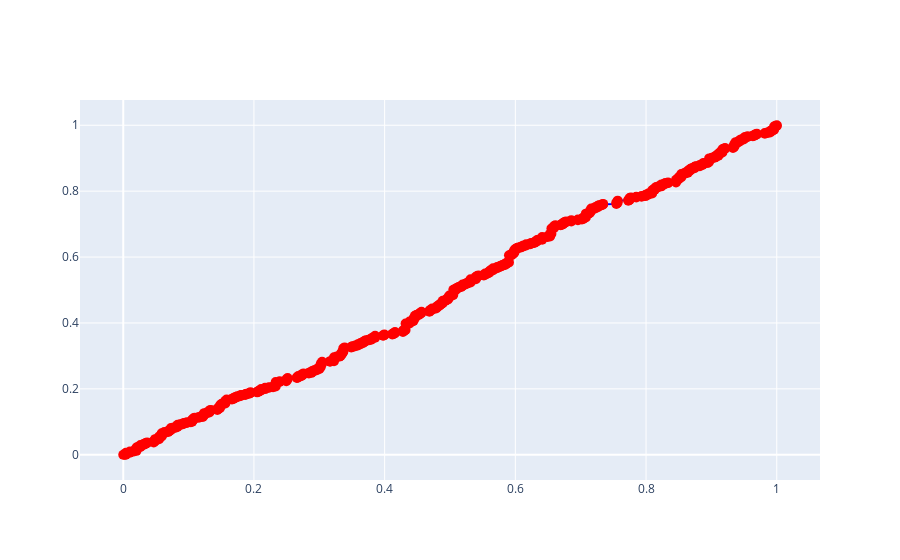

Notebook cell for this chart:
### Code cell
import plotly.graph_objects as go
from sklearn.metrics import roc_curve

# Calculate the true positive rate and false positive rate at various thresholds
fpr, tpr, thresholds = roc_curve(y_true, y_pred)

# Plot the resulting points as a scatter plot
fig = go.Figure()
fig.add_trace(go.Scatter(x=fpr, y=tpr))

# Customize the appearance of the curve
fig.update_traces(mode='lines+markers',
                  line=dict(color='blue', width=2),
                  marker=dict(size=10, color='red'))

# Show the figure
fig.show()

### Figure 1 — Plotly figure (JSON) as saved in the notebook; plotly's stock layout.template omitted (floating-point values rounded to 4 significant figures; data arrays with more than 128 entries replaced by an {"elided": "..."} marker saying what was removed)
{"data": [{"line": {"color": "blue", "width": 2}, "marker": {"color": "red", "size": 10}, "mode": "lines+markers", "type": "scatter", "x": {"elided": "520 float values"}, "y": {"elided": "520 float values"}}], "layout": {}}
